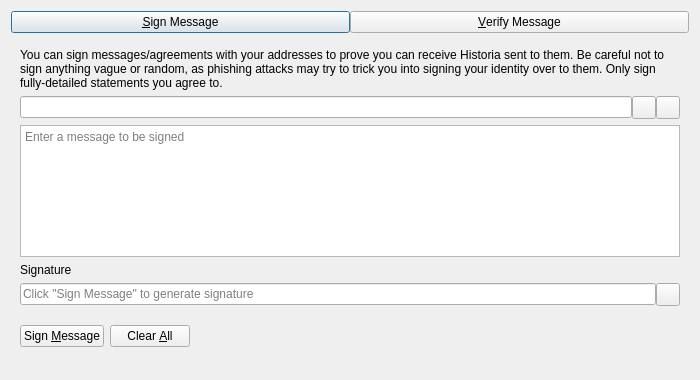
<?xml version="1.0" encoding="UTF-8"?>
<ui version="4.0">
 <class>SignVerifyMessageDialog</class>
 <widget class="QDialog" name="SignVerifyMessageDialog">
  <property name="geometry">
   <rect>
    <x>0</x>
    <y>0</y>
    <width>700</width>
    <height>380</height>
   </rect>
  </property>
  <property name="windowTitle">
   <string>Signatures - Sign / Verify a Message</string>
  </property>
  <property name="modal">
   <bool>true</bool>
  </property>
  <layout class="QVBoxLayout" name="verticalLayout">
   <item>
    <layout class="QHBoxLayout" name="horizontalLayout_Buttons_2">
     <property name="spacing">
      <number>0</number>
     </property>
     <property name="topMargin">
      <number>0</number>
     </property>
     <item>
      <widget class="QPushButton" name="btnSignMessage">
       <property name="text">
        <string>&amp;Sign Message</string>
       </property>
       <property name="checkable">
        <bool>true</bool>
       </property>
      </widget>
     </item>
     <item>
      <widget class="QPushButton" name="btnVerifyMessage">
       <property name="text">
        <string>&amp;Verify Message</string>
       </property>
       <property name="checkable">
        <bool>true</bool>
       </property>
      </widget>
     </item>
    </layout>
   </item>
   <item>
    <widget class="QStackedWidget" name="stackedWidgetSig">
     <property name="minimumSize">
      <size>
       <width>0</width>
       <height>0</height>
      </size>
     </property>
     <property name="currentIndex">
      <number>0</number>
     </property>
     <widget class="QWidget" name="pageSignMessage">
      <layout class="QVBoxLayout" name="verticalLayout_SM">
       <item>
        <widget class="QLabel" name="infoLabel_SM">
         <property name="text">
          <string>You can sign messages/agreements with your addresses to prove you can receive Historia sent to them. Be careful not to sign anything vague or random, as phishing attacks may try to trick you into signing your identity over to them. Only sign fully-detailed statements you agree to.</string>
         </property>
         <property name="textFormat">
          <enum>Qt::PlainText</enum>
         </property>
         <property name="wordWrap">
          <bool>true</bool>
         </property>
        </widget>
       </item>
       <item>
        <layout class="QHBoxLayout" name="horizontalLayout_1_SM">
         <property name="spacing">
          <number>0</number>
         </property>
         <item>
          <widget class="QValidatedLineEdit" name="addressIn_SM">
           <property name="toolTip">
            <string>The Historia address to sign the message with</string>
           </property>
          </widget>
         </item>
         <item>
          <widget class="QToolButton" name="addressBookButton_SM">
           <property name="toolTip">
            <string>Choose previously used address</string>
           </property>
           <property name="text">
            <string/>
           </property>
           <property name="shortcut">
            <string>Alt+A</string>
           </property>
          </widget>
         </item>
         <item>
          <widget class="QToolButton" name="pasteButton_SM">
           <property name="toolTip">
            <string>Paste address from clipboard</string>
           </property>
           <property name="text">
            <string/>
           </property>
           <property name="shortcut">
            <string>Alt+P</string>
           </property>
          </widget>
         </item>
        </layout>
       </item>
       <item>
        <widget class="QPlainTextEdit" name="messageIn_SM">
         <property name="toolTip">
          <string>Enter the message you want to sign here</string>
         </property>
         <property name="placeholderText">
          <string>Enter a message to be signed</string>
         </property>
        </widget>
       </item>
       <item>
        <widget class="QLabel" name="signatureLabel_SM">
         <property name="text">
          <string>Signature</string>
         </property>
         <property name="textFormat">
          <enum>Qt::PlainText</enum>
         </property>
        </widget>
       </item>
       <item>
        <layout class="QHBoxLayout" name="horizontalLayout_2_SM">
         <property name="spacing">
          <number>0</number>
         </property>
         <item>
          <widget class="QLineEdit" name="signatureOut_SM">
           <property name="placeholderText">
            <string>Click "Sign Message" to generate signature</string>
           </property>
           <property name="readOnly">
            <bool>true</bool>
           </property>
          </widget>
         </item>
         <item>
          <widget class="QToolButton" name="copySignatureButton_SM">
           <property name="toolTip">
            <string>Copy the current signature to the system clipboard</string>
           </property>
           <property name="text">
            <string/>
           </property>
          </widget>
         </item>
        </layout>
       </item>
       <item>
        <layout class="QHBoxLayout" name="horizontalLayout_3_SM">
         <item>
          <widget class="QPushButton" name="signMessageButton_SM">
           <property name="toolTip">
            <string>Sign the message to prove you own this Historia address</string>
           </property>
           <property name="text">
            <string>Sign &amp;Message</string>
           </property>
           <property name="autoDefault">
            <bool>false</bool>
           </property>
          </widget>
         </item>
         <item>
          <widget class="QPushButton" name="clearButton_SM">
           <property name="toolTip">
            <string>Reset all sign message fields</string>
           </property>
           <property name="text">
            <string>Clear &amp;All</string>
           </property>
           <property name="autoDefault">
            <bool>false</bool>
           </property>
          </widget>
         </item>
         <item>
          <spacer name="horizontalSpacer_1_SM">
           <property name="orientation">
            <enum>Qt::Horizontal</enum>
           </property>
           <property name="sizeHint" stdset="0">
            <size>
             <width>40</width>
             <height>48</height>
            </size>
           </property>
          </spacer>
         </item>
         <item>
          <widget class="QLabel" name="statusLabel_SM">
           <property name="text">
            <string/>
           </property>
           <property name="wordWrap">
            <bool>true</bool>
           </property>
          </widget>
         </item>
         <item>
          <spacer name="horizontalSpacer_2_SM">
           <property name="orientation">
            <enum>Qt::Horizontal</enum>
           </property>
           <property name="sizeHint" stdset="0">
            <size>
             <width>40</width>
             <height>48</height>
            </size>
           </property>
          </spacer>
         </item>
        </layout>
       </item>
      </layout>
     </widget>
     <widget class="QWidget" name="pageVerifyMessage">
      <layout class="QVBoxLayout" name="verticalLayout_VM">
       <item>
        <widget class="QLabel" name="infoLabel_VM">
         <property name="text">
          <string>Enter the receiver's address, message (ensure you copy line breaks, spaces, tabs, etc. exactly) and signature below to verify the message. Be careful not to read more into the signature than what is in the signed message itself, to avoid being tricked by a man-in-the-middle attack. Note that this only proves the signing party receives with the address, it cannot prove sendership of any transaction!</string>
         </property>
         <property name="textFormat">
          <enum>Qt::PlainText</enum>
         </property>
         <property name="alignment">
          <set>Qt::AlignLeading|Qt::AlignLeft|Qt::AlignTop</set>
         </property>
         <property name="wordWrap">
          <bool>true</bool>
         </property>
        </widget>
       </item>
       <item>
        <layout class="QHBoxLayout" name="horizontalLayout_1_VM">
         <property name="spacing">
          <number>0</number>
         </property>
         <item>
          <widget class="QValidatedLineEdit" name="addressIn_VM">
           <property name="toolTip">
            <string>The Historia address the message was signed with</string>
           </property>
          </widget>
         </item>
         <item>
          <widget class="QToolButton" name="addressBookButton_VM">
           <property name="toolTip">
            <string>Choose previously used address</string>
           </property>
           <property name="text">
            <string/>
           </property>
           <property name="shortcut">
            <string>Alt+A</string>
           </property>
          </widget>
         </item>
        </layout>
       </item>
       <item>
        <widget class="QPlainTextEdit" name="messageIn_VM">
          <property name="toolTip">
            <string>The signed message to verify</string>
          </property>
          <property name="placeholderText">
            <string>Enter a message to be verified</string>
          </property>
        </widget>
       </item>
       <item>
        <widget class="QValidatedLineEdit" name="signatureIn_VM">
          <property name="toolTip">
            <string>The signature given when the message was signed</string>
          </property>
          <property name="placeholderText">
            <string>Enter a signature for the message to be verified</string>
          </property>
        </widget>
       </item>
       <item>
        <layout class="QHBoxLayout" name="horizontalLayout_2_VM">
         <item>
          <widget class="QPushButton" name="verifyMessageButton_VM">
           <property name="toolTip">
            <string>Verify the message to ensure it was signed with the specified Historia address</string>
           </property>
           <property name="text">
            <string>Verify &amp;Message</string>
           </property>
           <property name="autoDefault">
            <bool>false</bool>
           </property>
          </widget>
         </item>
         <item>
          <widget class="QPushButton" name="clearButton_VM">
           <property name="toolTip">
            <string>Reset all verify message fields</string>
           </property>
           <property name="text">
            <string>Clear &amp;All</string>
           </property>
           <property name="autoDefault">
            <bool>false</bool>
           </property>
          </widget>
         </item>
         <item>
          <spacer name="horizontalSpacer_1_VM">
           <property name="orientation">
            <enum>Qt::Horizontal</enum>
           </property>
           <property name="sizeHint" stdset="0">
            <size>
             <width>40</width>
             <height>48</height>
            </size>
           </property>
          </spacer>
         </item>
         <item>
          <widget class="QLabel" name="statusLabel_VM">
           <property name="text">
            <string/>
           </property>
           <property name="wordWrap">
            <bool>true</bool>
           </property>
          </widget>
         </item>
         <item>
          <spacer name="horizontalSpacer_2_VM">
           <property name="orientation">
            <enum>Qt::Horizontal</enum>
           </property>
           <property name="sizeHint" stdset="0">
            <size>
             <width>40</width>
             <height>48</height>
            </size>
           </property>
          </spacer>
         </item>
        </layout>
       </item>
      </layout>
     </widget>
    </widget>
   </item>
  </layout>
 </widget>
 <customwidgets>
  <customwidget>
   <class>QValidatedLineEdit</class>
   <extends>QLineEdit</extends>
   <header>qt/qvalidatedlineedit.h</header>
  </customwidget>
 </customwidgets>
 <resources>
  <include location="../historia.qrc"/>
 </resources>
 <connections/>
</ui>
